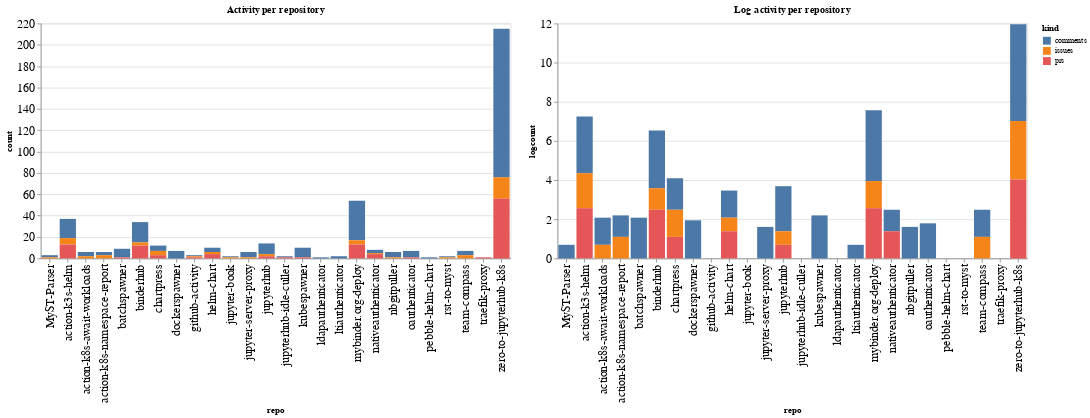

Notebook source saved alongside this figure:
### Code cell
ch1 = alt.Chart(repo_summaries, width=600, title="Activity per repository").mark_bar().encode(
    x='repo',
    y='count',
    color='kind',
    tooltip="kind"
)

ch2 = alt.Chart(repo_summaries, width=600, title="Log activity per repository").mark_bar().encode(
    x='repo',
    y='logcount',
    color='kind',
    tooltip="kind"
)

ch1 | ch2

### Figure 1 — Vega-Lite specification as saved in the notebook (floating-point values rounded to 4 significant figures)
{"config": {"axisLeft": {"labelFontSize": 15}, "axisBottom": {"labelFontSize": 15}}, "hconcat": [{"mark": "bar", "encoding": {"color": {"type": "nominal", "field": "kind"}, "tooltip": {"type": "nominal", "field": "kind"}, "x": {"type": "nominal", "field": "repo"}, "y": {"type": "quantitative", "field": "count"}}, "title": "Activity per repository", "width": 600}, {"mark": "bar", "encoding": {"color": {"type": "nominal", "field": "kind"}, "tooltip": {"type": "nominal", "field": "kind"}, "x": {"type": "nominal", "field": "repo"}, "y": {"type": "quantitative", "field": "logcount"}}, "title": "Log activity per repository", "width": 600}], "data": {"name": "data-a2cc210495fe36af84bfde2116b89f4b"}, "$schema": "https://vega.github.io/schema/vega-lite/v4.8.1.json", "datasets": {"data-a2cc210495fe36af84bfde2116b89f4b": [{"repo": "MyST-Parser", "kind": "comments", "count": 2, "logcount": 0.6931}, {"repo": "MyST-Parser", "kind": "issues", "count": 1, "logcount": 0.0}, {"repo": "action-k3s-helm", "kind": "comments", "count": 18, "logcount": 2.89}, {"repo": "action-k3s-helm", "kind": "issues", "count": 6, "logcount": 1.792}, {"repo": "action-k3s-helm", "kind": "prs", "count": 13, "logcount": 2.565}, {"repo": "action-k8s-await-workloads", "kind": "comments", "count": 4, "logcount": 1.386}, {"repo": "action-k8s-await-workloads", "kind": "issues", "count": 2, "logcount": 0.6931}, {"repo": "action-k8s-namespace-report", "kind": "comments", "count": 3, "logcount": 1.099}, {"repo": "action-k8s-namespace-report", "kind": "issues", "count": 3, "logcount": 1.099}, {"repo": "batchspawner", "kind": "comments", "count": 8, "logcount": 2.079}, {"repo": "batchspawner", "kind": "prs", "count": 1, "logcount": 0.0}, {"repo": "binderhub", "kind": "comments", "count": 19, "logcount": 2.944}, {"repo": "binderhub", "kind": "issues", "count": 3, "logcount": 1.099}, {"repo": "binderhub", "kind": "prs", "count": 12, "logcount": 2.485}, {"repo": "chartpress", "kind": "comments", "count": 5, "logcount": 1.609}, {"repo": "chartpress", "kind": "issues", "count": 4, "logcount": 1.386}, {"repo": "chartpress", "kind": "prs", "count": 3, "logcount": 1.099}, {"repo": "dockerspawner", "kind": "comments", "count": 7, "logcount": 1.946}, {"repo": "github-activity", "kind": "comments", "count": 1, "logcount": 0.0}, {"repo": "github-activity", "kind": "issues", "count": 1, "logcount": 0.0}, {"repo": "github-activity", "kind": "prs", "count": 1, "logcount": 0.0}, {"repo": "helm-chart", "kind": "comments", "count": 4, "logcount": 1.386}, {"repo": "helm-chart", "kind": "issues", "count": 2, "logcount": 0.6931}, {"repo": "helm-chart", "kind": "prs", "count": 4, "logcount": 1.386}, {"repo": "jupyter-book", "kind": "comments", "count": 1, "logcount": 0.0}, {"repo": "jupyter-book", "kind": "issues", "count": 1, "logcount": 0.0}, {"repo": "jupyter-server-proxy", "kind": "comments", "count": 5, "logcount": 1.609}, {"repo": "jupyter-server-proxy", "kind": "issues", "count": 1, "logcount": 0.0}, {"repo": "jupyterhub", "kind": "comments", "count": 10, "logcount": 2.303}, {"repo": "jupyterhub", "kind": "issues", "count": 2, "logcount": 0.6931}, {"repo": "jupyterhub", "kind": "prs", "count": 2, "logcount": 0.6931}, {"repo": "jupyterhub-idle-culler", "kind": "comments", "count": 1, "logcount": 0.0}, {"repo": "jupyterhub-idle-culler", "kind": "prs", "count": 1, "logcount": 0.0}, {"repo": "kubespawner", "kind": "comments", "count": 9, "logcount": 2.197}, {"repo": "kubespawner", "kind": "prs", "count": 1, "logcount": 0.0}, {"repo": "ldapauthenticator", "kind": "comments", "count": 1, "logcount": 0.0}, {"repo": "ltiauthenticator", "kind": "comments", "count": 2, "logcount": 0.6931}, {"repo": "mybinder.org-deploy", "kind": "comments", "count": 37, "logcount": 3.611}, {"repo": "mybinder.org-deploy", "kind": "issues", "count": 4, "logcount": 1.386}, {"repo": "mybinder.org-deploy", "kind": "prs", "count": 13, "logcount": 2.565}, {"repo": "nativeauthenticator", "kind": "comments", "count": 3, "logcount": 1.099}, {"repo": "nativeauthenticator", "kind": "issues", "count": 1, "logcount": 0.0}, {"repo": "nativeauthenticator", "kind": "prs", "count": 4, "logcount": 1.386}, {"repo": "nbgitpuller", "kind": "comments", "count": 5, "logcount": 1.609}, {"repo": "nbgitpuller", "kind": "issues", "count": 1, "logcount": 0.0}, {"repo": "oauthenticator", "kind": "comments", "count": 6, "logcount": 1.792}, {"repo": "oauthenticator", "kind": "prs", "count": 1, "logcount": 0.0}, {"repo": "pebble-helm-chart", "kind": "comments", "count": 1, "logcount": 0.0}, {"repo": "rst-to-myst", "kind": "comments", "count": 1, "logcount": 0.0}, {"repo": "rst-to-myst", "kind": "issues", "count": 1, "logcount": 0.0}, {"repo": "team-compass", "kind": "comments", "count": 4, "logcount": 1.386}, {"repo": "team-compass", "kind": "issues", "count": 3, "logcount": 1.099}, {"repo": "traefik-proxy", "kind": "prs", "count": 1, "logcount": 0.0}, {"repo": "zero-to-jupyterhub-k8s", "kind": "comments", "count": 139, "logcount": 4.934}, {"repo": "zero-to-jupyterhub-k8s", "kind": "issues", "count": 20, "logcount": 2.996}, {"repo": "zero-to-jupyterhub-k8s", "kind": "prs", "count": 56, "logcount": 4.025}]}}
